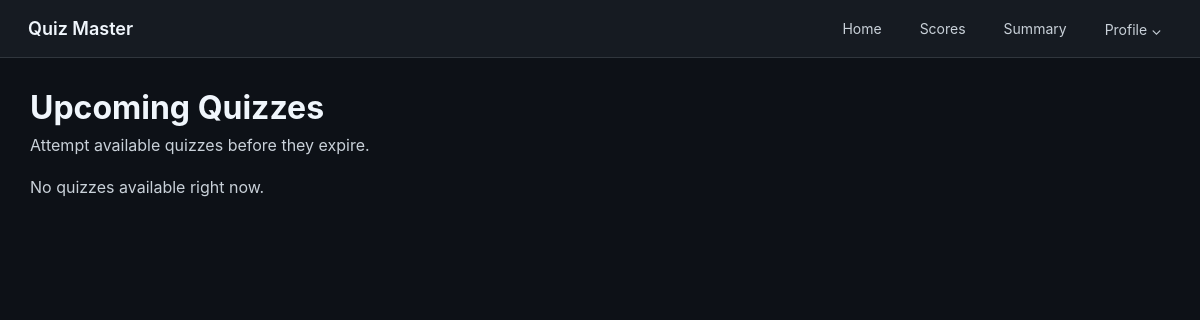
Page /user/quizzes (signed in) on the earlier database version.
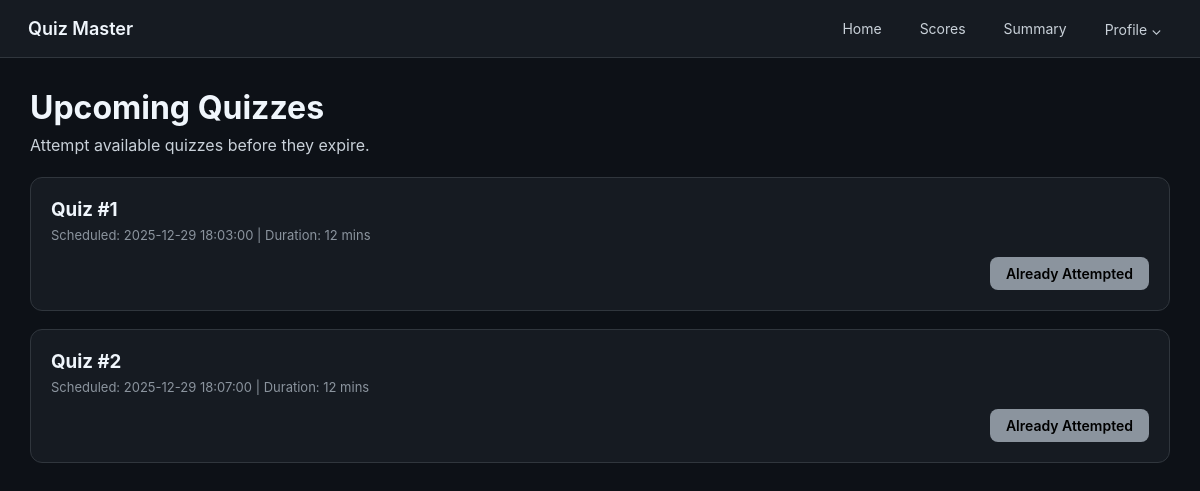
Same page on the later database version.
### controller/models.py (models this page shows)
class Quiz(db.Model):
    __tablename__ = "quiz"
    quiz_id = db.Column(db.Integer, primary_key=True)
    chapter_id = db.Column(
        db.Integer,
        db.ForeignKey("chapter.chapter_id"),
        nullable=False
    )
    scheduled_date = db.Column(db.DateTime, nullable=False)
    duration = db.Column(db.Integer, nullable=False)  # minutes
    status = db.Column(db.String(20), default="active")
    questions = db.relationship(
        "Question",
        backref="quiz",
        cascade="all, delete-orphan"
    )
    attempts = db.relationship(
        "QuizAttempt",
        backref="quiz",
        cascade="all, delete-orphan"
    )

### main.py (the view)
@app.route("/user/quizzes")
@login_required
@role_required("user")
def user_quizzes():
    quizzes = Quiz.query.filter(
        Quiz.status == "active",
        Quiz.scheduled_date >= datetime.utcnow()
    ).order_by(Quiz.scheduled_date).all()
    return render_template(
        "user/quizzes.html",
        quizzes=quizzes,
        has_attempted=has_attempted
    )

### main.py (called while the page is built)
def has_attempted(user_id, quiz_id):
    return QuizAttempt.query.filter_by(
        user_id=user_id,
        quiz_id=quiz_id,
        submitted=True
    ).first() is not None

def login_required(f):
    @wraps(f)
    def wrapper(*args, **kwargs):
        if "user_id" not in session:
            flash("Please login first")
            return redirect(url_for("login"))
        return f(*args, **kwargs)
    return wrapper

def role_required(required_role):
    def decorator(f):
        @wraps(f)
        def wrapper(*args, **kwargs):
            if session.get("role") != required_role:
                flash("Unauthorized access")
                return redirect(url_for("login"))
            return f(*args, **kwargs)
        return wrapper
    return decorator

### templates/USER/quizzes.html (shortened to what this page needs)
<!DOCTYPE html>
<html lang="en">
<head>
</head>
<body>
<nav class="navbar">
    <div class="brand">Quiz Master</div>
    <div class="nav-links">
        <a class="nav-link" href="{{ url_for('user_dashboard') }}">Home</a>
        <a class="nav-link" href="{{ url_for('user_quizzes') }}">Scores</a>
        <a class="nav-link" href="#">Summary</a>
        <div class="dropdown">
            <a class="nav-link" href="#" onclick="toggleMenu()">Profile ⌄</a>
        </div>
    </div>
</nav>
<div class="container">
    <h1 style="color:var(--white);">Upcoming Quizzes</h1>
    <p style="margin:8px 0 22px;">Attempt available quizzes before they expire.</p>
    {% if quizzes %}
        {% for quiz in quizzes %}
        <div class="quiz-card">
            <h3>Quiz #{{ quiz.quiz_id }}</h3>
            <div class="quiz-meta">
                Scheduled: {{ quiz.scheduled_date }} |
                Duration: {{ quiz.duration }} mins
            </div>
            <div class="actions">
                {% if has_attempted(session.user_id, quiz.quiz_id) %}
                    <button class="btn btn-disabled" disabled>Already Attempted</button>
                {% else %}
                    <a href="{{ url_for('start_quiz', quiz_id=quiz.quiz_id) }}">
                        <button class="btn btn-start">Start Quiz</button>
                    </a>
                {% endif %}
            </div>
        </div>
        {% endfor %}
    {% else %}
        <p>No quizzes available right now.</p>
    {% endif %}
</div>
</body>
</html>

Differences in the rows shown:
now on this page (row edited): Quiz: quiz_id "1", scheduled_date "2025-12-29 18:03:00", duration "12", shows "Already Attempted"
now on this page (row edited): Quiz: quiz_id "2", scheduled_date "2025-12-29 18:07:00", duration "12", shows "Already Attempted"
Other differences:
text no longer shown: "No quizzes available right now."
